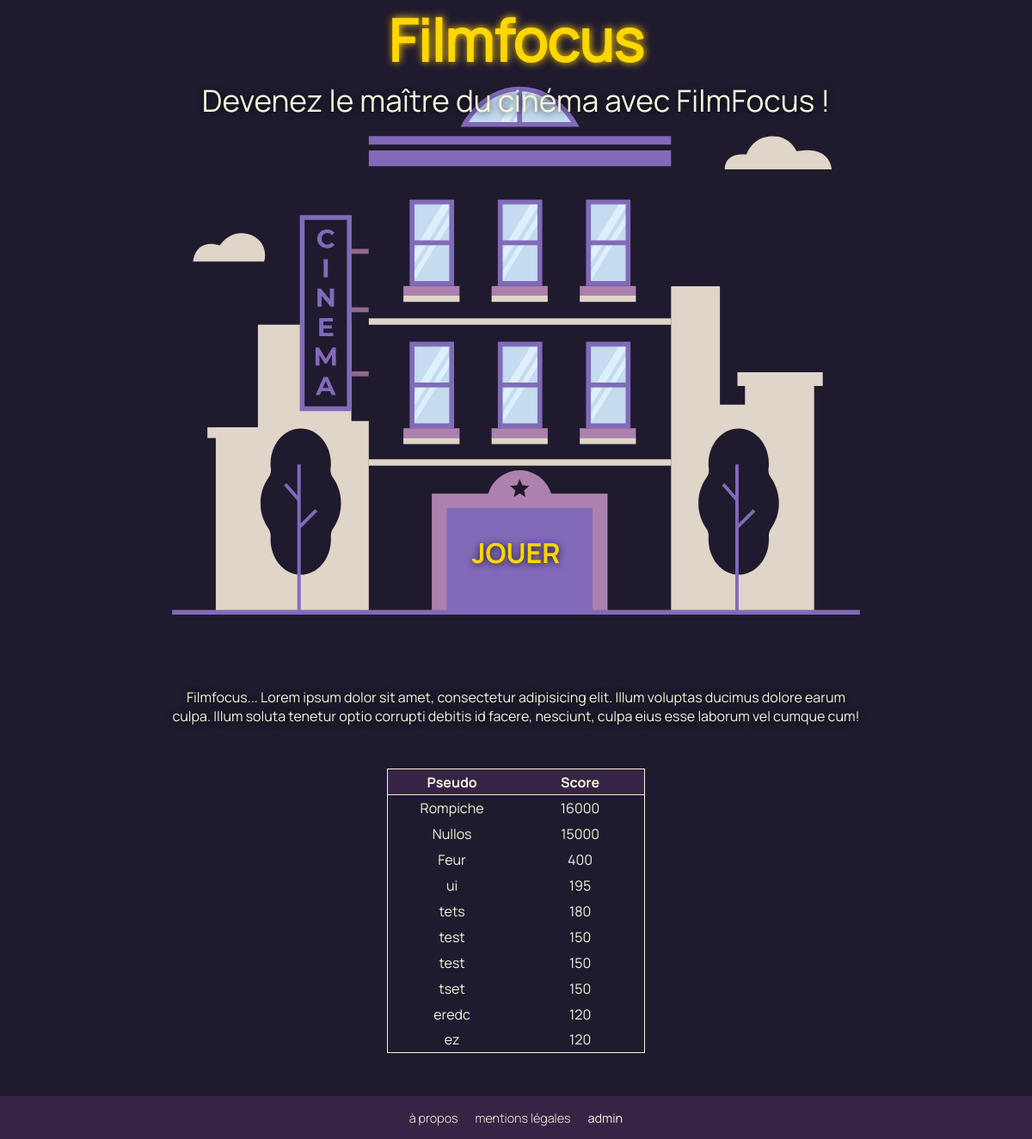
The page / on the database its author committed.
### tables this page shows
CREATE TABLE JOUEUR (
     id_joueur INTEGER PRIMARY KEY AUTOINCREMENT ,
     Nom  VARCHAR(255) NOT NULL,
     score  INTEGER NOT NULL
);

### app.py (the view)
@app.route('/')
def index():
    leaderboard = get_leaderboard(10)
    return render_template('index.html', leaderboard = leaderboard)

### model.py (called while the page is built)
def get_leaderboard(limite):
    connection = sqlite3.connect('database.db')
    connection.row_factory = sqlite3.Row
    cur = connection.cursor()
    res = cur.execute('SELECT * FROM joueur ORDER BY score DESC LIMIT ?', (limite,)).fetchall()
    leaderboard = []
    for row in res:
        leaderboard.append(Joueur(row[1], row[2]))
    return leaderboard

    def get_nom(self):
        return self.nom

    def get_score(self):
        return self.score

### templates/index.html (shortened to what this page needs)
<!DOCTYPE html>
<html lang="fr">
<head>
    <link rel="stylesheet" href="/static/index.css">
    <link rel="stylesheet" href="/static/style.css">
</head>
<body>
    <section class="corpus">
        <section class="title">
            <h1>Filmfocus</h1>
            <p>Devenez le maître du cinéma avec FilmFocus !</p>
            <a href="/game"><p class="btn">JOUER</p></a>
        </section>
        <section class="description">
            <p>Filmfocus... Lorem ipsum dolor sit amet, consectetur adipisicing elit. Illum voluptas ducimus dolore earum culpa. Illum soluta tenetur optio corrupti debitis id facere, nesciunt, culpa eius esse laborum vel cumque cum!</p>
        </section>
        <section class="score">
            <table>
                <thead>
                    <tr>
                        <th>Pseudo</th>
                        <th>Score</th>
                    </tr>
                </thead>
                <tbody>
                    {% for player in leaderboard %}
                    <tr>
                        <td>{{player.get_nom()}}</td>
                        <td>{{player.get_score()}}</td>
                    </tr>
                    {% endfor %}
                </tbody>
            </table>
        </section>
    </section>
    <footer>
        <ul>
            <li>à propos</li>
            <li>mentions légales</li>
            <li><a href="/adminview">admin</a></li>
        </ul>
    </footer>
    </body>
</html>

### static/index.css (style rules this page uses)
.title { text-align: center; font-family: "Manrope-Bold"; font-size: var(--font-sizeh2); min-height: 800px; background-image: url(img/cine.svg); background-repeat: no-repeat; background-position: center; background-size:contain; }
.description { text-align: center; margin-bottom: 50px; }
.title .btn { margin-top: 60%; }
table { border-collapse: collapse; width: 300px; margin: 0 auto; text-align: center; border: 1px solid var(--txt-color); }
thead { background-color: var(--secondary-color); border: 1px solid var(--txt-color); }
th, td { width: 150px; }
th { font-family: 'Manrope-Bold'; }
tr { height: 30px; }
footer { margin-top: 50px; }

### static/style.css (style rules this page uses)
:root { --primary-color: #201a2e; --secondary-color: #372445; --opacity-color: #372445ce; --tertiary-color: #826ABA; --txt-color : beige; --title-color : rgb(252, 215, 1); --font-sizep : 1.2rem; --font-sizeh1 : 4.2rem; --font-sizeh2 : 2.2rem; --font-sizeh3 : 1.5rem; }
* { margin: 0; padding: 0; text-decoration: none; font-family: "Manrope-Regular"; color: var(--txt-color); z-index: 2; }
p { text-shadow: 0px 1px 8px rgba(0,0,0,0.8); }
body { background-color: var(--primary-color); display: flex; flex-direction: column; align-items: center; justify-content: center; }
.corpus { max-width: 800px; left: auto; right: auto; }
h1 { font-size: var(--font-sizeh1); color: var(--title-color); text-shadow: #FC0 1px 0 10px; }
.btn { cursor: pointer; font-size: 2rem; font-family: "Manrope-Bold"; color: var(--title-color); transition: 0.3s; }
footer { height: 50px; background-color: var(--secondary-color); width: 100vw; display: flex; align-items: center; justify-content: center; }
footer ul { display: flex; align-items: center; justify-content: center; }
footer ul li { font-family:"Manrope-Light" ; font-size: 0.9rem; margin-left: 10px; margin-right: 10px; list-style: none; }

### rows shown on the page
JOUEUR: get_nom "Rompiche", get_score "16000"
JOUEUR: get_nom "Nullos", get_score "15000"
JOUEUR: get_nom "Feur", get_score "400"
JOUEUR: get_nom "ui", get_score "195"
JOUEUR: get_nom "tets", get_score "180"
JOUEUR: get_nom "test", get_score "150"
JOUEUR: get_nom "test", get_score "150"
JOUEUR: get_nom "tset", get_score "150"
JOUEUR: get_nom "eredc", get_score "120"
JOUEUR: get_nom "ez", get_score "120"
